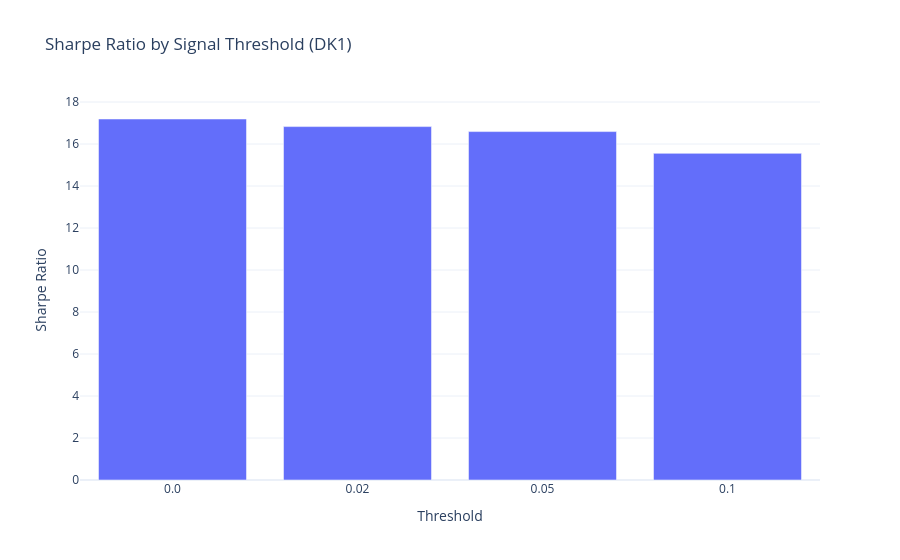

Write notebook code for a chart like this one.
### Markdown cell above
## 4. Threshold Sensitivity
Analyzing how trade frequency and overall profitability scale with varying threshold requirements.

### Code cell
thresh_df = pd.read_csv(RESULTS_DIR / "threshold_sensitivity.csv")

fig = go.Figure(data=[
    go.Bar(name='Sharpe Ratio', x=thresh_df['threshold'].astype(str), y=thresh_df['sharpe_ratio'])
])
fig.update_layout(title="Sharpe Ratio by Signal Threshold (DK1)", xaxis_title="Threshold", yaxis_title="Sharpe Ratio", template="plotly_white")
fig.show()

display(thresh_df.style.format(precision=4).background_gradient(cmap='Blues', subset=['sharpe_ratio']))

### Figure 1 — Plotly figure (JSON) as saved in the notebook; plotly's stock layout.template omitted (floating-point values rounded to 4 significant figures)
{"data": [{"name": "Sharpe Ratio", "type": "bar", "x": ["0.0", "0.02", "0.05", "0.1"], "y": [17.19, 16.83, 16.59, 15.56]}], "layout": {"title": {"text": "Sharpe Ratio by Signal Threshold (DK1)"}, "xaxis": {"title": {"text": "Threshold"}}, "yaxis": {"title": {"text": "Sharpe Ratio"}}}}
